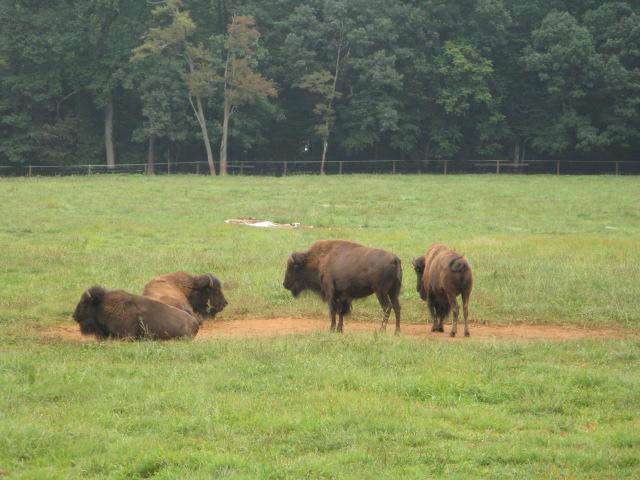
//> input picture testing/Scharr/buffalo1.jpeg, 640 x 480 px
$ ./test ../buffalo1.jpeg   (built with g++ and OpenCV 4)
//> lines starting //> are read from the running program, lines starting //| are printed output that depends on the picture; after the words box and inside, x2 and y2 are one past the last pixel; in counts of white or black regions, pixels touching at a corner belong together
#include <cstdlib>
#include <iostream>
using namespace std;

#include <opencv2/opencv.hpp>
#include <cmath>


void doScharr( cv::Mat &img, uchar thresholdVal)
{
    cv::Mat scharrX;
    cv::Mat scharrY;
    cv::Scharr( img, scharrX, CV_16S, 1, 0, 3);
    cv::Scharr( img, scharrY, CV_16S, 0, 1, 3);
    cv::Mat scharr = abs(scharrX) + abs(scharrY);   // L1 norm

    double min, max;
    cv::minMaxLoc( scharr, &min, &max);
    // Convert to 8-bit image
    cv::Mat scharrImg;
    scharr.convertTo( scharrImg, CV_8U, -255./max, 255);

    cv::Mat scharrThresholded;
    cv::threshold( scharrImg, scharrThresholded, thresholdVal, 255, cv::THRESH_BINARY);
    cv::namedWindow("Scharr Thresholded");
    cv::imshow("Scharr Thresholded", scharrThresholded);
}   // end doScharr


int main( int argc, char **argv)
{
    cv::Mat image = cv::imread(argv[1], 0); // 0 2nd param is open b&w
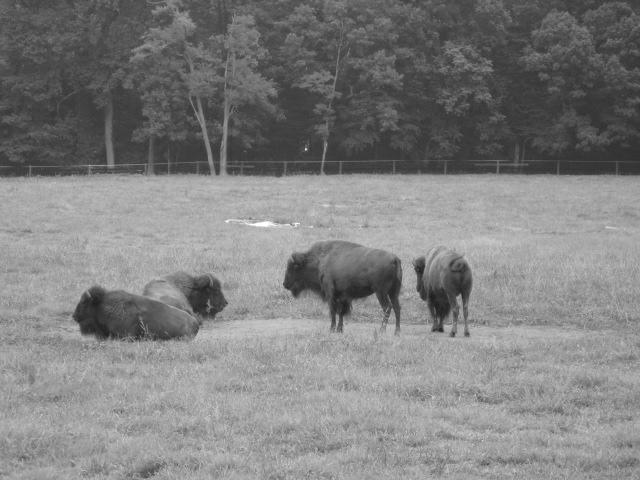
//> image: 480 rows x 640 cols, CV_8UC1; min 23, max 255, mean 127.9
    if ( image.empty())
    {
        cerr << "No image loaded!" << endl;
        return EXIT_FAILURE;
    }   // end if

    cv::namedWindow("Original");
    cv::imshow("Original", image);

    cv::Mat mbimg;
    cv::medianBlur( image, mbimg, 5);

    doScharr( mbimg, 220);
//> in doScharr, `cv::Scharr( img, scharrX, CV_16S, 1, 0, 3);`:
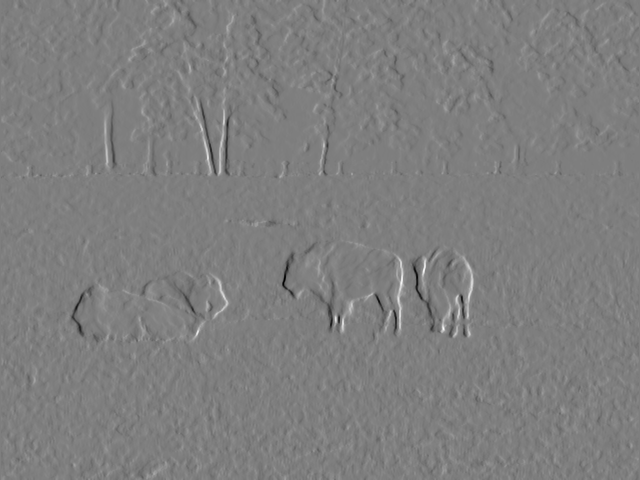
//> scharrX: 480 rows x 640 cols, CV_16SC1; min -4311, max 4347, mean -1.2; drawn with min black and max white
//> in doScharr, `cv::Scharr( img, scharrY, CV_16S, 0, 1, 3);`:
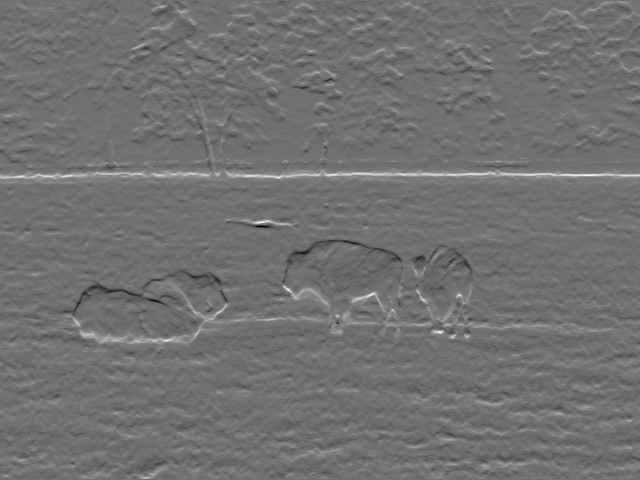
//> scharrY: 480 rows x 640 cols, CV_16SC1; min -3129, max 3909, mean 13.8; drawn with min black and max white
//> in doScharr, `cv::Mat scharr = abs(scharrX) + abs(scharrY);`:
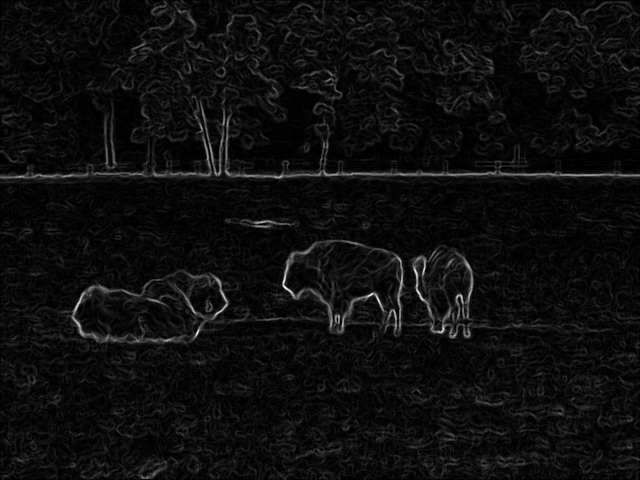
//> scharr: 480 rows x 640 cols, CV_16SC1; min 0, max 5928, mean 334.2; drawn with min black and max white
//> in doScharr, `cv::minMaxLoc( scharr, &min, &max);`: min = 0; max = 5928
//> in doScharr, `scharr.convertTo( scharrImg, CV_8U, -255./max, 255);`:
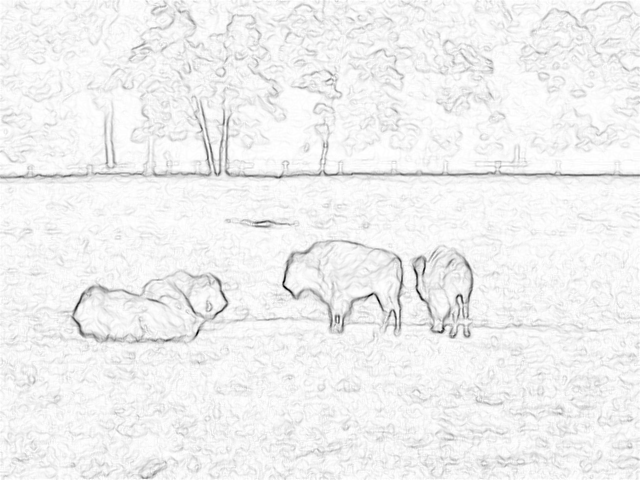
//> scharrImg: 480 rows x 640 cols, CV_8UC1; min 0, max 255, mean 240.6
//> in doScharr, `cv::threshold( scharrImg, scharrThresholded, thresholdVal, 255, cv::TH..`:
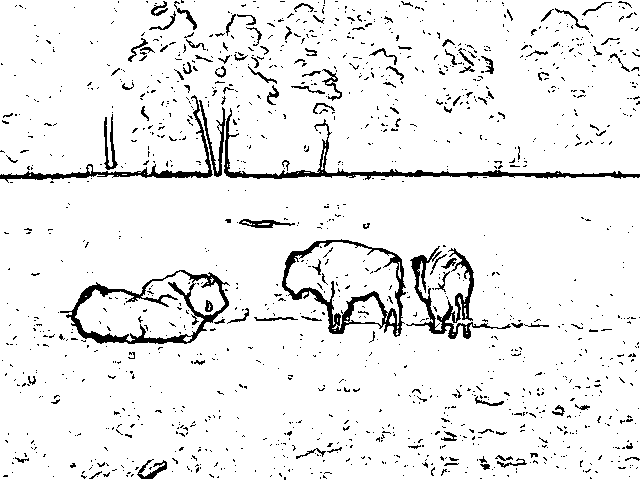
//> scharrThresholded: 480 rows x 640 cols, CV_8UC1; 93.2% white; 1349 black regions (1237 under 20 px), largest, box (x1, y1, x2, y2) and area: (60, 270, 230, 344) 2415, (282, 239, 406, 337) 2264, (224, 108, 640, 180) 2244

    // [18 lines of commented-out code are left out]

    cv::waitKey();

    return EXIT_SUCCESS;
}   // end main

$ run again, on testing/Scharr/img0.jpeg
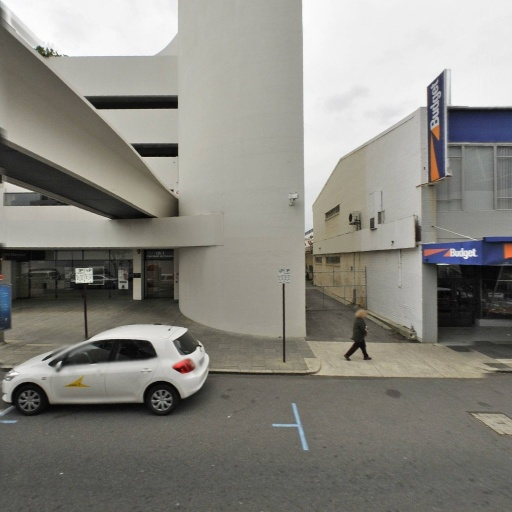
//> input picture testing/Scharr/img0.jpeg, 512 x 512 px
//> in doScharr, `cv::Mat scharr = abs(scharrX) + abs(scharrY);`:
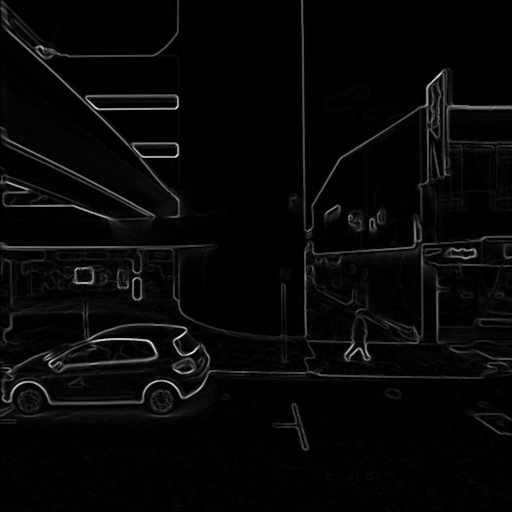
//> scharr: 512 rows x 512 cols, CV_16SC1; min 0, max 12534, mean 381.8; drawn with min black and max white
//> min = 0; max = 12534
//> in doScharr, `cv::threshold( scharrImg, scharrThresholded, thresholdVal, 255, cv::TH..`:
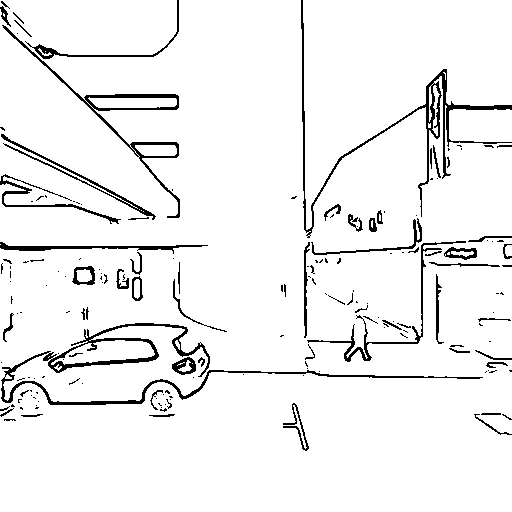
//> scharrThresholded: 512 rows x 512 cols, CV_8UC1; 94.3% white; black in thin lines or dots, all inside (x1, y1, x2, y2) = (0, 0, 512, 451)
